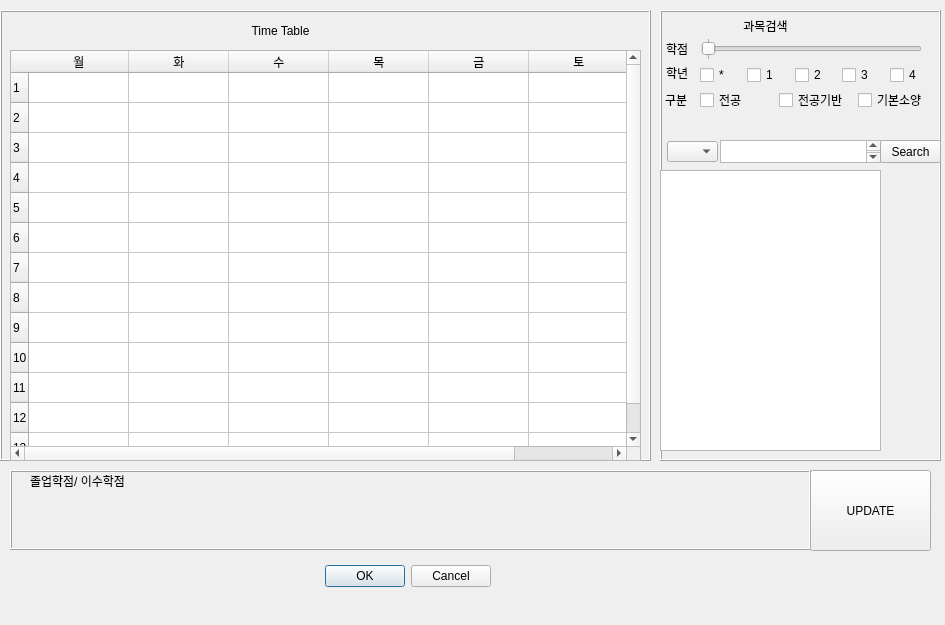
<?xml version="1.0" encoding="UTF-8"?>
<ui version="4.0">
 <class>Dialog</class>
 <widget class="QDialog" name="Dialog">
  <property name="geometry">
   <rect>
    <x>0</x>
    <y>0</y>
    <width>945</width>
    <height>625</height>
   </rect>
  </property>
  <property name="windowTitle">
   <string>Dialog</string>
  </property>
  <widget class="QDialogButtonBox" name="buttonBox">
   <property name="geometry">
    <rect>
     <x>150</x>
     <y>560</y>
     <width>341</width>
     <height>32</height>
    </rect>
   </property>
   <property name="orientation">
    <enum>Qt::Horizontal</enum>
   </property>
   <property name="standardButtons">
    <set>QDialogButtonBox::Cancel|QDialogButtonBox::Ok</set>
   </property>
  </widget>
  <widget class="QFrame" name="frame">
   <property name="geometry">
    <rect>
     <x>0</x>
     <y>10</y>
     <width>651</width>
     <height>451</height>
    </rect>
   </property>
   <property name="frameShape">
    <enum>QFrame::Box</enum>
   </property>
   <property name="frameShadow">
    <enum>QFrame::Raised</enum>
   </property>
   <widget class="QTableWidget" name="tableWidget">
    <property name="geometry">
     <rect>
      <x>10</x>
      <y>40</y>
      <width>631</width>
      <height>411</height>
     </rect>
    </property>
    <property name="showGrid">
     <bool>true</bool>
    </property>
    <property name="gridStyle">
     <enum>Qt::SolidLine</enum>
    </property>
    <property name="rowCount">
     <number>13</number>
    </property>
    <property name="columnCount">
     <number>6</number>
    </property>
    <row/>
    <row/>
    <row/>
    <row/>
    <row/>
    <row/>
    <row/>
    <row/>
    <row/>
    <row/>
    <row/>
    <row/>
    <row/>
    <column>
     <property name="text">
      <string>월</string>
     </property>
    </column>
    <column>
     <property name="text">
      <string>화</string>
     </property>
    </column>
    <column>
     <property name="text">
      <string>수</string>
     </property>
    </column>
    <column>
     <property name="text">
      <string>목</string>
     </property>
    </column>
    <column>
     <property name="text">
      <string>금</string>
     </property>
    </column>
    <column>
     <property name="text">
      <string>토</string>
     </property>
    </column>
   </widget>
   <widget class="QLabel" name="label">
    <property name="geometry">
     <rect>
      <x>30</x>
      <y>0</y>
      <width>501</width>
      <height>41</height>
     </rect>
    </property>
    <property name="text">
     <string>Time Table</string>
    </property>
    <property name="alignment">
     <set>Qt::AlignCenter</set>
    </property>
   </widget>
  </widget>
  <widget class="QFrame" name="frame_2">
   <property name="geometry">
    <rect>
     <x>660</x>
     <y>10</y>
     <width>281</width>
     <height>451</height>
    </rect>
   </property>
   <property name="frameShape">
    <enum>QFrame::Box</enum>
   </property>
   <property name="frameShadow">
    <enum>QFrame::Raised</enum>
   </property>
   <widget class="QListView" name="listView">
    <property name="geometry">
     <rect>
      <x>0</x>
      <y>160</y>
      <width>221</width>
      <height>281</height>
     </rect>
    </property>
   </widget>
   <widget class="QLabel" name="label_3">
    <property name="geometry">
     <rect>
      <x>0</x>
      <y>0</y>
      <width>211</width>
      <height>31</height>
     </rect>
    </property>
    <property name="text">
     <string>과목검색</string>
    </property>
    <property name="alignment">
     <set>Qt::AlignCenter</set>
    </property>
   </widget>
   <widget class="QLabel" name="label_4">
    <property name="geometry">
     <rect>
      <x>5</x>
      <y>80</y>
      <width>30</width>
      <height>20</height>
     </rect>
    </property>
    <property name="text">
     <string>구분</string>
    </property>
   </widget>
   <widget class="QLabel" name="label_5">
    <property name="geometry">
     <rect>
      <x>6</x>
      <y>53</y>
      <width>30</width>
      <height>20</height>
     </rect>
    </property>
    <property name="text">
     <string>학년</string>
    </property>
   </widget>
   <widget class="QLabel" name="label_6">
    <property name="geometry">
     <rect>
      <x>6</x>
      <y>29</y>
      <width>30</width>
      <height>20</height>
     </rect>
    </property>
    <property name="text">
     <string>학점</string>
    </property>
   </widget>
   <widget class="QWidget" name="horizontalLayoutWidget">
    <property name="geometry">
     <rect>
      <x>40</x>
      <y>50</y>
      <width>231</width>
      <height>31</height>
     </rect>
    </property>
    <layout class="QHBoxLayout" name="horizontalLayout">
     <item>
      <widget class="QCheckBox" name="checkBox_8">
       <property name="text">
        <string>*</string>
       </property>
      </widget>
     </item>
     <item>
      <widget class="QCheckBox" name="checkBox_7">
       <property name="text">
        <string>1</string>
       </property>
      </widget>
     </item>
     <item>
      <widget class="QCheckBox" name="checkBox_6">
       <property name="text">
        <string>2</string>
       </property>
      </widget>
     </item>
     <item>
      <widget class="QCheckBox" name="checkBox_5">
       <property name="text">
        <string>3</string>
       </property>
      </widget>
     </item>
     <item>
      <widget class="QCheckBox" name="checkBox_4">
       <property name="text">
        <string>4</string>
       </property>
      </widget>
     </item>
    </layout>
   </widget>
   <widget class="QWidget" name="horizontalLayoutWidget_2">
    <property name="geometry">
     <rect>
      <x>40</x>
      <y>75</y>
      <width>231</width>
      <height>31</height>
     </rect>
    </property>
    <layout class="QHBoxLayout" name="horizontalLayout_2">
     <item>
      <widget class="QCheckBox" name="checkBox_3">
       <property name="text">
        <string>전공</string>
       </property>
      </widget>
     </item>
     <item>
      <widget class="QCheckBox" name="checkBox_2">
       <property name="text">
        <string>전공기반</string>
       </property>
      </widget>
     </item>
     <item>
      <widget class="QCheckBox" name="checkBox">
       <property name="text">
        <string>기본소양</string>
       </property>
      </widget>
     </item>
    </layout>
   </widget>
   <widget class="QSlider" name="horizontalSlider">
    <property name="geometry">
     <rect>
      <x>41</x>
      <y>28</y>
      <width>221</width>
      <height>22</height>
     </rect>
    </property>
    <property name="maximumSize">
     <size>
      <width>221</width>
      <height>16777215</height>
     </size>
    </property>
    <property name="minimum">
     <number>1</number>
    </property>
    <property name="maximum">
     <number>6</number>
    </property>
    <property name="orientation">
     <enum>Qt::Horizontal</enum>
    </property>
    <property name="invertedAppearance">
     <bool>false</bool>
    </property>
    <property name="invertedControls">
     <bool>false</bool>
    </property>
    <property name="tickPosition">
     <enum>QSlider::TicksBothSides</enum>
    </property>
    <property name="tickInterval">
     <number>0</number>
    </property>
   </widget>
   <widget class="QComboBox" name="comboBox">
    <property name="geometry">
     <rect>
      <x>7</x>
      <y>131</y>
      <width>51</width>
      <height>21</height>
     </rect>
    </property>
    <property name="sizePolicy">
     <sizepolicy hsizetype="Ignored" vsizetype="Fixed">
      <horstretch>0</horstretch>
      <verstretch>0</verstretch>
     </sizepolicy>
    </property>
   </widget>
   <widget class="QTextEdit" name="textEdit">
    <property name="geometry">
     <rect>
      <x>60</x>
      <y>130</y>
      <width>161</width>
      <height>23</height>
     </rect>
    </property>
    <property name="sizePolicy">
     <sizepolicy hsizetype="Ignored" vsizetype="Ignored">
      <horstretch>0</horstretch>
      <verstretch>0</verstretch>
     </sizepolicy>
    </property>
   </widget>
   <widget class="QPushButton" name="pushButton">
    <property name="geometry">
     <rect>
      <x>220</x>
      <y>130</y>
      <width>61</width>
      <height>23</height>
     </rect>
    </property>
    <property name="sizePolicy">
     <sizepolicy hsizetype="Ignored" vsizetype="Fixed">
      <horstretch>0</horstretch>
      <verstretch>0</verstretch>
     </sizepolicy>
    </property>
    <property name="text">
     <string>Search</string>
    </property>
   </widget>
  </widget>
  <widget class="QFrame" name="frame_3">
   <property name="geometry">
    <rect>
     <x>10</x>
     <y>470</y>
     <width>801</width>
     <height>80</height>
    </rect>
   </property>
   <property name="frameShape">
    <enum>QFrame::Box</enum>
   </property>
   <property name="frameShadow">
    <enum>QFrame::Raised</enum>
   </property>
   <property name="lineWidth">
    <number>1</number>
   </property>
   <widget class="QLabel" name="label_2">
    <property name="geometry">
     <rect>
      <x>20</x>
      <y>0</y>
      <width>771</width>
      <height>21</height>
     </rect>
    </property>
    <property name="text">
     <string>졸업학점/ 이수학점</string>
    </property>
   </widget>
  </widget>
  <widget class="QPushButton" name="pushButton_2">
   <property name="geometry">
    <rect>
     <x>810</x>
     <y>470</y>
     <width>121</width>
     <height>81</height>
    </rect>
   </property>
   <property name="text">
    <string>UPDATE</string>
   </property>
  </widget>
 </widget>
 <resources/>
 <connections>
  <connection>
   <sender>buttonBox</sender>
   <signal>accepted()</signal>
   <receiver>Dialog</receiver>
   <slot>accept()</slot>
   <hints>
    <hint type="sourcelabel">
     <x>248</x>
     <y>254</y>
    </hint>
    <hint type="destinationlabel">
     <x>157</x>
     <y>274</y>
    </hint>
   </hints>
  </connection>
  <connection>
   <sender>buttonBox</sender>
   <signal>rejected()</signal>
   <receiver>Dialog</receiver>
   <slot>reject()</slot>
   <hints>
    <hint type="sourcelabel">
     <x>316</x>
     <y>260</y>
    </hint>
    <hint type="destinationlabel">
     <x>286</x>
     <y>274</y>
    </hint>
   </hints>
  </connection>
 </connections>
</ui>
